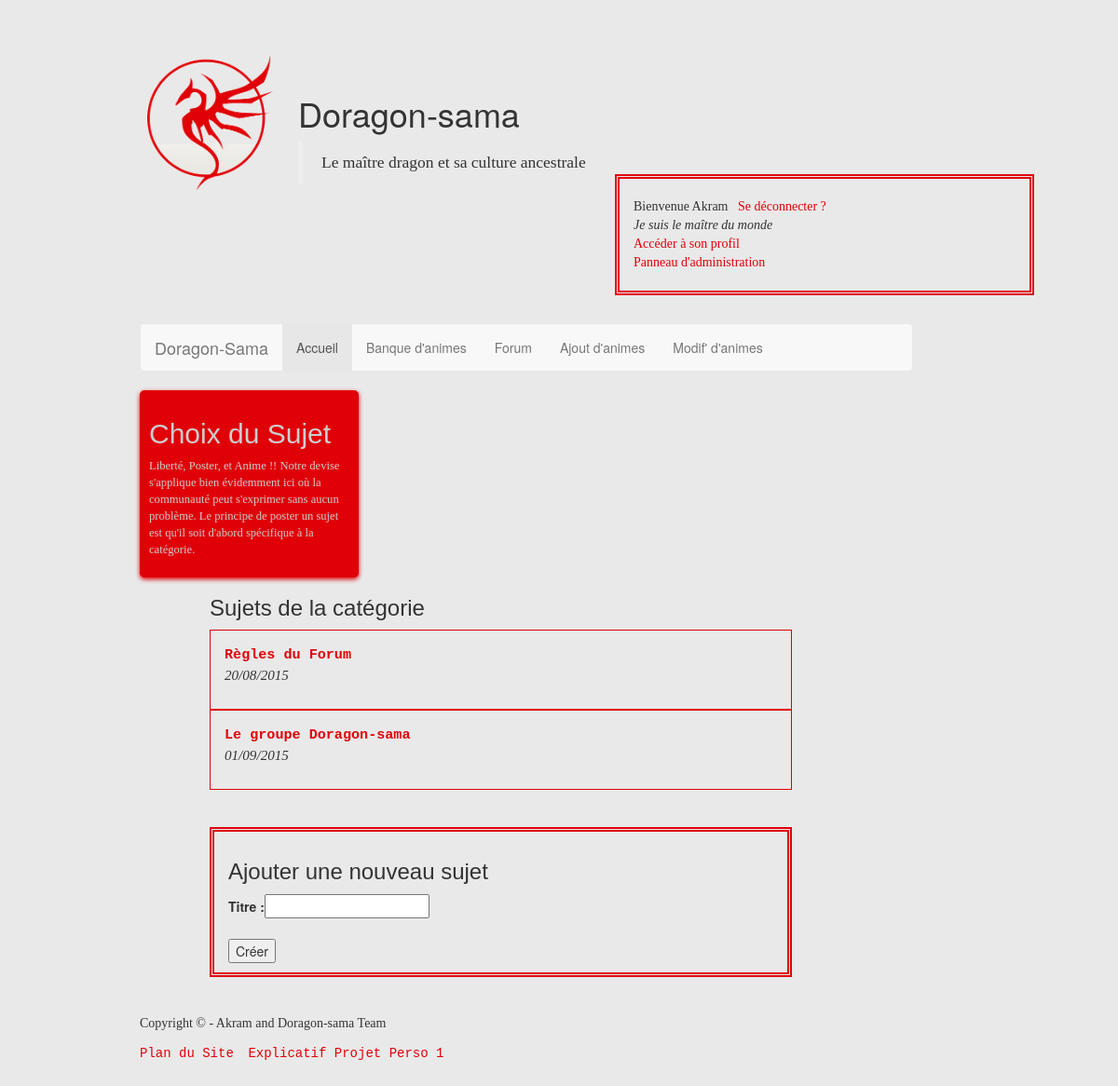
/categories.php?cat=1 (signed in), run on the app's committed database.
### tables this page shows
CREATE TABLE IF NOT EXISTS `sujet` (
  `numsujet` int(11) NOT NULL,
  `nomsujet` varchar(50) NOT NULL,
  `datesujet` date NOT NULL,
  `codecat` int(11) NOT NULL,
  `codeuser` int(11) NOT NULL,
  PRIMARY KEY (`numsujet`),
  KEY `codeuser` (`codeuser`),
  KEY `codecat` (`codecat`)
);

### categories.php (the view, shortened to what this page needs)
<?php
	require ("config.php");
?>
<!DOCTYPE html>
<html>
    <head>
		<?php require ("boostrap.func.php") ?>
		<link rel="stylesheet" type="text/css" href="style.css">
    </head>
	<body>
    <div id="bloc_page">
    	<header>
    		<?php require ("inc/header.php"); ?>
			<?php
    			require ("menu.php")
    		?>
    	</header>
    	<?php
    		$sql = $bdd->query("SELECT COUNT(*) AS Nbelements FROM anime");
    		$data = $sql->fetch();
			$nbelements = $data['Nbelements']; ?>
		<section>
			<aside>
				<h2>Choix du Sujet</h2>
				<p>Liberté, Poster, et Anime !! Notre devise s'applique bien évidemment ici où la communauté peut s'exprimer sans aucun problème. Le principe de poster un sujet est qu'il soit d'abord spécifique à la catégorie.
				</p>
			</aside>
			<?php
				if (isset($_GET['cat']) && is_numeric($_GET['cat']))
				{
					$cat = intval($_GET['cat']);
					if($cat < $nbelements){
			?>
			<article id="article_ds">
				<h3>Sujets de la catégorie <?php ?></h3>
				<?php
					$req = $bdd->prepare("SELECT * FROM sujet WHERE codecat = :cat ORDER BY datesujet ASC");
					$req->execute(array(
						'cat'=>$cat,
						))or die(print_r($req->errorInfo()));
					while($infos = $req->fetch())
					{
						$date = $infos['datesujet'];
    					$dates = explode("-", $date);
				?>
				<div id ="rubrique">
					<p>
					<strong><a href="sujets.php?sujet=<?php echo $infos['numsujet'];?>"><?php echo $infos['nomsujet']; ?></a></strong><br/><em><?php echo "$dates[2]/$dates[1]/$dates[0]"; ?></em><br/>
					</p>
				</div>
				<?php
					}
					}else { header('Location:forum.php'); }
				?>
				<br/><br/>
				<?php
				if ($_SESSION['administration'] == 1){
					if (isset($_POST['ajouter'])){
						$reukette = $bdd->query('SELECT COUNT(numsujet) AS nbsujet FROM sujet');
    					$data = $reukette->fetch();
    					$count = $data['nbcat'];
    					$count++;
   						$titre = htmlentities($_POST['titre']);
						$datesujet = date('Y-m-d');
						$sql = $bdd->prepare("INSERT INTO sujet(numsujet, nomsujet, datesujet, codecat, codeuser) VALUES (:num, :titre, :datesujet, :codecat, :codeuser)");
						$sql->execute(array(
							'num' => $count,
							'titre' => $titre,
							'datesujet' => $datesujet,
							'codecat' => $cat,
							'codeuser' =>$_SESSION['numuser'],
							))or exit(print_r($sql->errorInfo()));
							echo "<strong>Sujet enregistré !</strong><br/>";
				?>
				<?php } else { ?>
				<form action="categories.php" method="POST">
					<h3>Ajouter une nouveau sujet</h3>
					<label>Titre : </label><input type="text" name="titre" maxlength="50" required /><br/><br/>
					<input type="submit" name="ajouter" value="Créer" />
				</form>
				<?php
					}
				} ?>
				<?php
				} else { header('Location:forum.php'); }
				?>
			</article>
		</section>
		<footer>
			<?php require('footer.php'); ?>
		</footer>
	</div>
    </body>
</html>

### style.css (style rules this page uses)
body { background-color : rgb(233,233,233); width: 90%; }
#bloc_page { display: block; background-color : rgb(233,233,233); text-align: left; margin-bottom: 50px; margin-top: 50px; margin-left: 150px; margin-right: 100px; }
section a, footer a { font-family: 'Courier New', 'Comic Sans MS', sans-serif; }
h2 { font-family: 'Lucida Console', 'Arial black', sans-serif; }
h3 { font-family: 'Lucida Fax', 'Bookman Old Sty', sans-serif ; }
p, ol { font-family: 'Footlight MT Light', 'Times New Roman', sans-serif ; }
#article_ds, aside { display: inline-block; vertical-align: top; text-align: left; }
#article_ds { width: 625px; margin-left: 75px; }
#article_ds p { font-size: 0.9em; }
aside { position: relative; width: 235px; background-color:rgb(224,0,8); box-shadow: 0px 2px 5px rgb(220,0,8); border-radius: 5px; padding: 10px; color: black; font-size: 0.9em; }
form, .connecte { padding: 10px 15px; border-style: double; border-width: 5px; border-color: rgb(224,0,8); }
input, label { text-align: justify; }
aside h2, aside p, aside ul, aside li { color: rgb(205,205,205); }
a { color:rgb(224,0,8); }

### categories.php (style rules this page uses)
#rubrique { padding: 15px; font-size: 1.2em; border-style: solid; border-width: 1px; border-color: rgb(224,0,8); }

### data on the page
sujet: nomsujet "Règles du Forum", datesujet "20", datesujet "08", datesujet "2015"
sujet: nomsujet "Le groupe Doragon-sama", datesujet "01", datesujet "09", datesujet "2015"

### other printed values
$_SESSION['pseudo'] "Akram"
$_SESSION['statut_humeur'] "Je suis le maître du monde"
